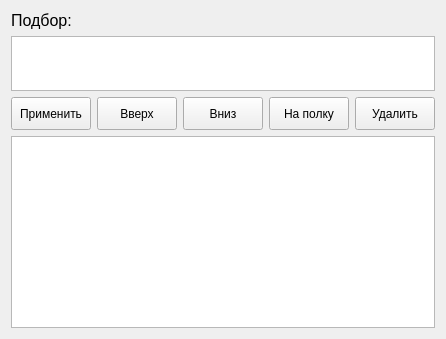
              <widget class="QWidget" name="tab_7">
               <attribute name="title">
                <string>Магазин</string>
               </attribute>
               <layout class="QVBoxLayout" name="verticalLayout_6">
                <item>
                 <widget class="QLabel" name="label_12">
                  <property name="font">
                   <font>
                    <pointsize>12</pointsize>
                   </font>
                  </property>
                  <property name="text">
                   <string>Подбор:</string>
                  </property>
                 </widget>
                </item>
                <item>
                 <widget class="QTableWidget" name="tbl_magaz_filtr">
                  <property name="maximumSize">
                   <size>
                    <width>16777215</width>
                    <height>55</height>
                   </size>
                  </property>
                 </widget>
                </item>
                <item>
                 <layout class="QHBoxLayout" name="horizontalLayout_5">
                  <item>
                   <widget class="QPushButton" name="btn_mag_prim">
                    <property name="minimumSize">
                     <size>
                      <width>0</width>
                      <height>33</height>
                     </size>
                    </property>
                    <property name="text">
                     <string>Применить</string>
                    </property>
                   </widget>
                  </item>
                  <item>
                   <widget class="QPushButton" name="btn_mag_up">
                    <property name="minimumSize">
                     <size>
                      <width>0</width>
                      <height>33</height>
                     </size>
                    </property>
                    <property name="text">
                     <string>Вверх</string>
                    </property>
                   </widget>
                  </item>
                  <item>
                   <widget class="QPushButton" name="btn_mag_down">
                    <property name="minimumSize">
                     <size>
                      <width>0</width>
                      <height>33</height>
                     </size>
                    </property>
                    <property name="text">
                     <string>Вниз</string>
                    </property>
                   </widget>
                  </item>
                  <item>
                   <widget class="QPushButton" name="btn_mag_napolky">
                    <property name="minimumSize">
                     <size>
                      <width>0</width>
                      <height>33</height>
                     </size>
                    </property>
                    <property name="text">
                     <string>На полку</string>
                    </property>
                   </widget>
                  </item>
                  <item>
                   <widget class="QPushButton" name="btn_mag_sbros">
                    <property name="minimumSize">
                     <size>
                      <width>0</width>
                      <height>33</height>
                     </size>
                    </property>
                    <property name="text">
                     <string>Удалить</string>
                    </property>
                   </widget>
                  </item>
                 </layout>
                </item>
                <item>
                 <widget class="QTableWidget" name="tbl_magaz"/>
                </item>
               </layout>
              </widget>
